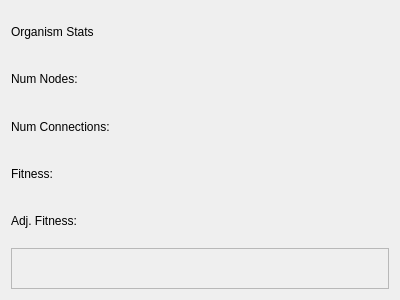
<?xml version="1.0" encoding="UTF-8"?>
<ui version="4.0">
 <class>Form</class>
 <widget class="QWidget" name="Form">
  <property name="geometry">
   <rect>
    <x>0</x>
    <y>0</y>
    <width>400</width>
    <height>300</height>
   </rect>
  </property>
  <property name="windowTitle">
   <string>Form</string>
  </property>
  <layout class="QGridLayout" name="gridLayout">
   <item row="0" column="0">
    <widget class="QLabel" name="label">
     <property name="text">
      <string>Organism Stats</string>
     </property>
    </widget>
   </item>
   <item row="1" column="0">
    <widget class="QLabel" name="label_2">
     <property name="text">
      <string>Num Nodes:</string>
     </property>
    </widget>
   </item>
   <item row="1" column="1">
    <widget class="QLabel" name="num_connections">
     <property name="text">
      <string/>
     </property>
    </widget>
   </item>
   <item row="2" column="0">
    <widget class="QLabel" name="label_3">
     <property name="text">
      <string>Num Connections:</string>
     </property>
    </widget>
   </item>
   <item row="2" column="1">
    <widget class="QLabel" name="num_nodes">
     <property name="text">
      <string/>
     </property>
    </widget>
   </item>
   <item row="3" column="0">
    <widget class="QLabel" name="label_4">
     <property name="text">
      <string>Fitness:</string>
     </property>
    </widget>
   </item>
   <item row="3" column="1">
    <widget class="QLabel" name="fitness">
     <property name="text">
      <string/>
     </property>
    </widget>
   </item>
   <item row="4" column="0">
    <widget class="QLabel" name="label_5">
     <property name="text">
      <string>Adj. Fitness:</string>
     </property>
    </widget>
   </item>
   <item row="4" column="1">
    <widget class="QLabel" name="adj_fitness">
     <property name="text">
      <string/>
     </property>
    </widget>
   </item>
   <item row="5" column="0" colspan="2">
    <widget class="QFrame" name="plot_holder">
     <property name="frameShape">
      <enum>QFrame::StyledPanel</enum>
     </property>
     <property name="frameShadow">
      <enum>QFrame::Raised</enum>
     </property>
    </widget>
   </item>
  </layout>
 </widget>
 <resources/>
 <connections/>
</ui>
